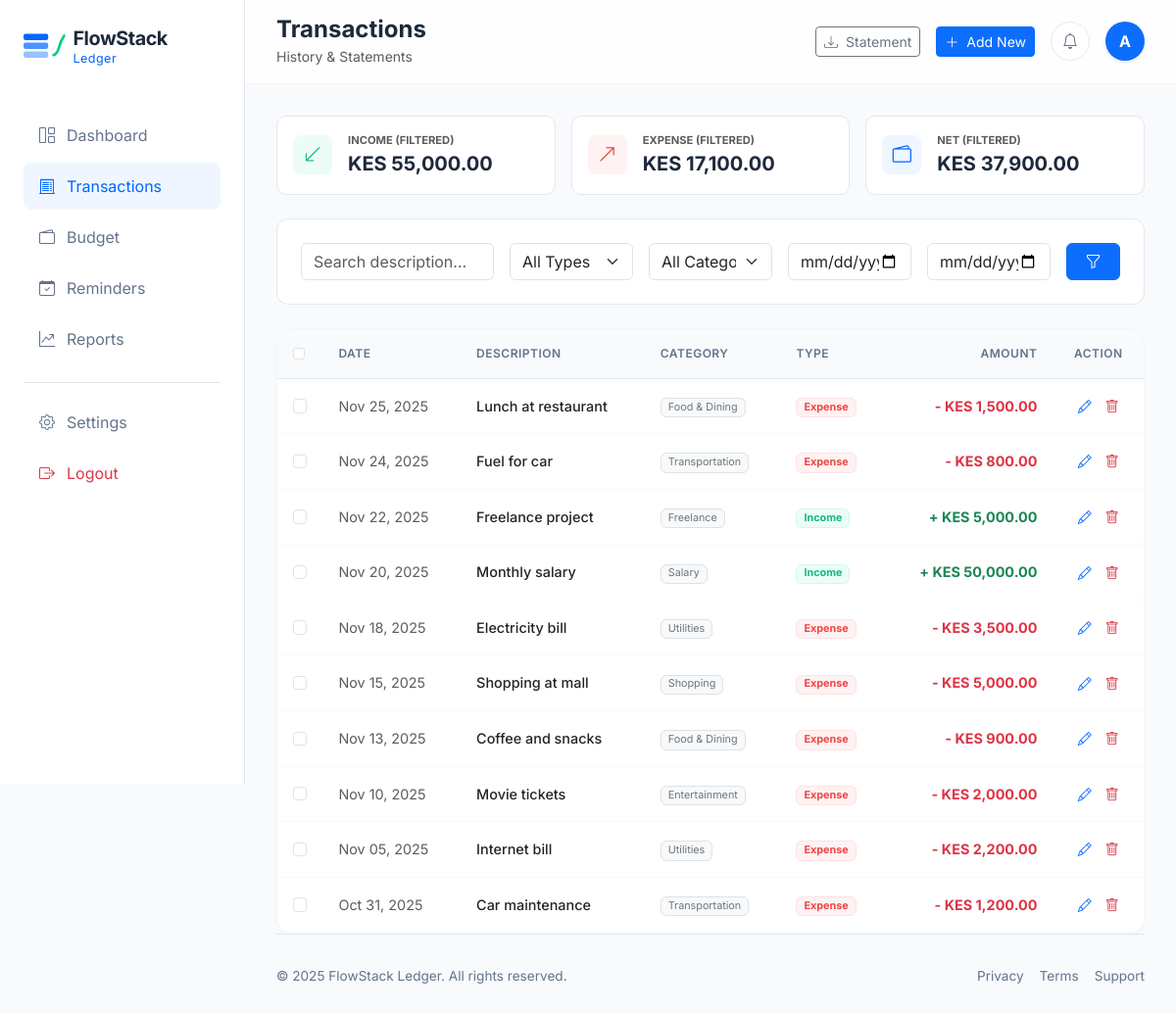
Screenshot of /dashboard/transactions.php (signed in) with the database file from the repository.
### tables this page shows
CREATE TABLE IF NOT EXISTS transactions (
    id INT AUTO_INCREMENT PRIMARY KEY,
    user_id INT NOT NULL,
    category_id INT,
    amount DECIMAL(10, 2) NOT NULL,
    type ENUM('income', 'expense') NOT NULL,
    description VARCHAR(500),
    transaction_date DATE NOT NULL,
    created_at TIMESTAMP DEFAULT CURRENT_TIMESTAMP,
    FOREIGN KEY (user_id) REFERENCES users(id) ON DELETE CASCADE,
    FOREIGN KEY (category_id) REFERENCES categories(id) ON DELETE SET NULL,
    INDEX idx_user_id (user_id),
    INDEX idx_date (transaction_date),
    INDEX idx_type (type),
    INDEX idx_user_date (user_id, transaction_date)
);

CREATE TABLE IF NOT EXISTS categories (
    id INT AUTO_INCREMENT PRIMARY KEY,
    user_id INT NOT NULL,
    name VARCHAR(255) NOT NULL,
    icon VARCHAR(50),
    color VARCHAR(7),
    created_at TIMESTAMP DEFAULT CURRENT_TIMESTAMP,
    FOREIGN KEY (user_id) REFERENCES users(id) ON DELETE CASCADE,
    INDEX idx_user_id (user_id),
    UNIQUE KEY unique_user_category (user_id, name)
);

### dashboard/transactions.php (the view, shortened to what this page needs)
<?php
require_once '../db/db.php';
$user_id = $_SESSION['user_id'];
$username = htmlspecialchars($_SESSION['username']);
function format_kes($amount) { return 'KES ' . number_format($amount, 2); }
$notif_count_query = "SELECT COUNT(*) as count FROM notifications WHERE user_id = ? AND is_read = 0";
$unread_notifs = 0;
$check_notif = $conn->query("SHOW TABLES LIKE 'notifications'");
if ($check_notif && $check_notif->num_rows > 0) {
    if ($stmt = $conn->prepare($notif_count_query)) {
        $stmt->bind_param("i", $user_id);
        if ($stmt->execute()) { $unread_notifs = $stmt->get_result()->fetch_assoc()['count']; }
    }
}
$page = isset($_GET['page']) ? (int)$_GET['page'] : 1;
$limit = 10;
$offset = ($page - 1) * $limit;
$where_clauses = ["t.user_id = ?"];
$params = [$user_id];
$types = "i";
$where_sql = implode(" AND ", $where_clauses);
$query = "SELECT t.*, c.name as category_name FROM transactions t LEFT JOIN categories c ON t.category_id = c.id WHERE $where_sql ORDER BY t.transaction_date DESC, t.id DESC LIMIT ? OFFSET ?";
$params[] = $limit; $params[] = $offset; $types .= "ii";
$stmt = $conn->prepare($query);
$stmt->bind_param($types, ...$params);
$stmt->execute();
$transactions = $stmt->get_result()->fetch_all(MYSQLI_ASSOC);
array_pop($params); array_pop($params); $types_stats = substr($types, 0, -2);
$stats_query = "SELECT SUM(CASE WHEN type='income' THEN amount ELSE 0 END) as total_income, SUM(CASE WHEN type='expense' THEN amount ELSE 0 END) as total_expense FROM transactions t WHERE $where_sql";
$stmt = $conn->prepare($stats_query);
$stmt->bind_param($types_stats, ...$params);
$stmt->execute();
$stats = $stmt->get_result()->fetch_assoc();
?>
<!DOCTYPE html>
<html lang="en">
<head>
    <link href="https://cdn.jsdelivr.net/npm/bootstrap@5.3.0/dist/css/bootstrap.min.css" rel="stylesheet">
    <link rel="stylesheet" href="https://cdn.jsdelivr.net/npm/bootstrap-icons@1.11.0/font/bootstrap-icons.css">
</head>
<body>
    <nav class="sidebar">
        <a href="index.php" class="brand">
            <svg width="180" height="50" viewBox="0 0 200 50" fill="none" xmlns="http://www.w3.org/2000/svg">
                <g transform="translate(56, 0)"><text x="0" y="22" font-family="'Inter', sans-serif" font-weight="700" font-size="22" fill="#1e293b" letter-spacing="-0.5">FlowStack</text><text x="0" y="42" font-family="'Inter', sans-serif" font-weight="400" font-size="14" fill="#0066FF" letter-spacing="0.5">Ledger</text></g>
            </svg>
        </a>
        <div class="nav flex-column mb-3">
            <a href="index.php" class="nav-link"><i class="bi bi-grid-1x2"></i> Dashboard</a>
            <a href="transactions.php" class="nav-link active" style="background: #eff6ff; color: var(--primary-blue);"><i class="bi bi-receipt-cutoff"></i> Transactions</a>
            <a href="budget.php" class="nav-link"><i class="bi bi-wallet2"></i> Budget</a>
            <a href="reminders.php" class="nav-link"><i class="bi bi-calendar-check"></i> Reminders</a>
            <a href="reports.php" class="nav-link"><i class="bi bi-graph-up-arrow"></i> Reports</a>
        </div>
        <div class="border-top pt-3 mt-2">
            <a href="settings.php" class="nav-link"><i class="bi bi-gear"></i> Settings</a>
            <a href="../auth/logout.php" class="nav-link text-danger"><i class="bi bi-box-arrow-right"></i> Logout</a>
        </div>
    </nav>
    <main class="main-content">
        <div class="top-bar d-flex justify-content-between align-items-center">
            <div>
                <h4 class="fw-bold mb-0">Transactions</h4>
                <span class="text-muted small">History & Statements</span>
            </div>
            <div class="d-flex align-items-center gap-3">
                <button class="btn btn-outline-secondary btn-sm" data-bs-toggle="modal" data-bs-target="#exportModal"><i class="bi bi-download me-1"></i> Statement</button>
                <button class="btn btn-primary btn-sm" onclick="window.location.href='index.php#addTransaction'"><i class="bi bi-plus-lg me-1"></i> Add New</button>
                <a href="notifications.php" class="notification-btn">
                    <i class="bi bi-bell"></i>
                    <?php if ($unread_notifs > 0): ?>
                        <span class="notif-badge"><?php echo $unread_notifs > 9 ? '9+' : $unread_notifs; ?></span>
                    <?php endif; ?>
                </a>
                <div class="dropdown">
                    <div class="d-flex align-items-center gap-2" data-bs-toggle="dropdown" aria-expanded="false" style="cursor: pointer;">
                        <div class="rounded-circle bg-primary text-white d-flex align-items-center justify-content-center fw-bold shadow-sm" style="width: 40px; height: 40px; font-size: 1rem;">
                            <?php echo strtoupper(substr($username, 0, 1)); ?>
                        </div>
                    </div>
                </div>
            </div>
        </div>
        <div class="row g-3 mb-4">
            <div class="col-md-4">
                <div class="mini-stat-card"><div class="mini-stat-icon" style="background: #ecfdf5; color: #10b981;"><i class="bi bi-arrow-down-left"></i></div><div><div class="small text-muted fw-bold text-uppercase" style="font-size: 0.7rem;">Income (Filtered)</div><div class="fw-bold fs-5"><?php echo format_kes($stats['total_income']); ?></div></div></div>
            </div>
            <div class="col-md-4">
                <div class="mini-stat-card"><div class="mini-stat-icon" style="background: #fef2f2; color: #ef4444;"><i class="bi bi-arrow-up-right"></i></div><div><div class="small text-muted fw-bold text-uppercase" style="font-size: 0.7rem;">Expense (Filtered)</div><div class="fw-bold fs-5"><?php echo format_kes($stats['total_expense']); ?></div></div></div>
            </div>
            <div class="col-md-4">
                <div class="mini-stat-card"><div class="mini-stat-icon" style="background: #eff6ff; color: #0066FF;"><i class="bi bi-wallet2"></i></div><div><div class="small text-muted fw-bold text-uppercase" style="font-size: 0.7rem;">Net (Filtered)</div><div class="fw-bold fs-5"><?php echo format_kes($stats['total_income'] - $stats['total_expense']); ?></div></div></div>
            </div>
        </div>
        <div class="filter-card">
            <form method="GET" class="row g-3">
                <div class="col-md-3"><input type="text" class="form-control" name="search" placeholder="Search description..." value="<?php echo htmlspecialchars($_GET['search'] ?? ''); ?>"></div>
                <div class="col-md-2"><select class="form-select" name="type"><option value="">All Types</option></select></div>
                <div class="col-md-2"><select class="form-select" name="category"><option value="">All Categories</option></select></div>
                <div class="col-md-2"><input type="date" class="form-control" name="date_from" value="<?php echo $_GET['date_from'] ?? ''; ?>"></div>
                <div class="col-md-2"><input type="date" class="form-control" name="date_to" value="<?php echo $_GET['date_to'] ?? ''; ?>"></div>
                <div class="col-md-1"><button type="submit" class="btn btn-primary w-100"><i class="bi bi-funnel"></i></button></div>
            </form>
        </div>
        <div class="table-card">
            <div class="table-responsive">
                <table class="table table-custom table-hover mb-0">
                    <thead><tr><th style="width: 40px;"><input type="checkbox" class="form-check-input"></th><th>Date</th><th>Description</th><th>Category</th><th>Type</th><th class="text-end">Amount</th><th class="text-center">Action</th></tr></thead>
                    <tbody>
                        <?php if (count($transactions) > 0): ?>
                            <?php foreach ($transactions as $t): ?>
                                <tr>
                                    <td><input type="checkbox" class="form-check-input"></td>
                                    <td class="text-muted"><?php echo date('M d, Y', strtotime($t['transaction_date'])); ?></td>
                                    <td class="fw-medium text-dark">
                                        <?php echo htmlspecialchars($t['description']); ?>
                                    </td>
                                    <td><span class="badge bg-light text-secondary border fw-normal"><?php echo htmlspecialchars($t['category_name'] ?? 'Uncategorized'); ?></span></td>
                                    <td><?php if ($t['type'] == 'income'): ?><span class="badge badge-income">Income</span><?php else: ?><span class="badge badge-expense">Expense</span><?php endif; ?></td>
                                    <td class="text-end fw-bold <?php echo $t['type'] == 'income' ? 'text-success' : 'text-danger'; ?>"><?php echo $t['type'] == 'income' ? '+' : '-'; ?> <?php echo format_kes($t['amount']); ?></td>
                                    <td class="text-center">
                                        <button class="btn btn-link text-primary p-0 btn-sm me-2" onclick="editTransaction(<?php echo $t['id']; ?>)"><i class="bi bi-pencil"></i></button>
                                        <a href="process-delete-transaction.php?id=<?php echo $t['id']; ?>" class="btn btn-link text-danger p-0 btn-sm" onclick="return confirm('Delete this transaction?');"><i class="bi bi-trash"></i></a>
                                    </td>
                                </tr>
                            <?php endforeach; ?>
                        <?php else: ?>
                            <tr><td colspan="7" class="text-center py-5 text-muted">No transactions found matching your filters.</td></tr>
                        <?php endif; ?>
                    </tbody>
                </table>
            </div>
        </div>
        <footer class="footer d-flex justify-content-between align-items-center"><div>&copy; <?php echo date('Y'); ?> FlowStack Ledger. All rights reserved.</div><div class="d-flex gap-3"><a href="privacy.php">Privacy</a><a href="terms.php">Terms</a><a href="support.php">Support</a></div></footer>
    </main>
</body>
</html>

### dashboard/transactions.php (style rules this page uses)
:root { --primary-blue: #0066FF; --bg-color: #F8FAFC; --text-dark: #1e293b; --text-muted: #64748b; }
body { font-family: 'Inter', sans-serif; background-color: var(--bg-color); color: var(--text-dark); }
.sidebar { width: 250px; height: 100vh; background: white; position: fixed; top: 0; left: 0; padding: 1.5rem; border-right: 1px solid #e2e8f0; z-index: 1000; }
.main-content { margin-left: 250px; padding: 2rem; min-height: 100vh; display: flex; flex-direction: column; }
.nav-link { color: var(--text-muted); padding: 0.75rem 1rem; border-radius: 8px; margin-bottom: 0.25rem; display: flex; align-items: center; gap: 12px; text-decoration: none; transition: 0.2s; }
.nav-link:hover, .nav-link.active { background-color: #eff6ff; color: var(--primary-blue); }
.brand { display: block; margin-bottom: 2.5rem; }
.top-bar { background: rgba(255,255,255,0.8); backdrop-filter: blur(10px); padding: 1rem 2rem; margin: -2rem -2rem 2rem -2rem; border-bottom: 1px solid rgba(0,0,0,0.03); position: sticky; top: 0; z-index: 900; }
.notification-btn { position: relative; width: 40px; height: 40px; display: flex; align-items: center; justify-content: center; border-radius: 50%; background: #fff; border: 1px solid #e2e8f0; color: var(--text-muted); transition: all 0.2s; text-decoration: none; }
.notif-badge { position: absolute; top: -2px; right: -2px; background: var(--danger-red); color: white; font-size: 0.65rem; font-weight: 700; min-width: 18px; height: 18px; border-radius: 9px; display: flex; align-items: center; justify-content: center; border: 2px solid #fff; }
.mini-stat-card { background: white; padding: 1rem; border-radius: 10px; border: 1px solid #e2e8f0; display: flex; align-items: center; gap: 1rem; }
.mini-stat-icon { width: 40px; height: 40px; border-radius: 8px; display: flex; align-items: center; justify-content: center; font-size: 1.2rem; }
.filter-card { background: white; border-radius: 12px; border: 1px solid #e2e8f0; padding: 1.5rem; margin-bottom: 1.5rem; }
.table-card { background: white; border-radius: 16px; border: 1px solid #f1f5f9; box-shadow: 0 2px 4px rgba(0,0,0,0.02); overflow: hidden; }
.table-custom thead th { background: #f8fafc; font-size: 0.75rem; text-transform: uppercase; letter-spacing: 0.5px; color: var(--text-muted); font-weight: 600; border-bottom: 1px solid #e2e8f0; padding: 1rem; }
.table-custom tbody td { padding: 1rem; border-bottom: 1px solid #f8fafc; vertical-align: middle; font-size: 0.9rem; }
.badge-income { background: #ecfdf5; color: #10b981; border: 1px solid #d1fae5; }
.badge-expense { background: #fef2f2; color: #ef4444; border: 1px solid #fee2e2; }
.footer { margin-top: auto; padding-top: 2rem; border-top: 1px solid #e2e8f0; color: var(--text-muted); font-size: 0.85rem; }
.footer a { color: var(--text-muted); text-decoration: none; }

### rows the page displays
transactions: transaction_date "Nov 25, 2025", description "Lunch at restaurant", category.name "Food & Dining", type "Expense", amount "KES 1,500.00"
transactions: transaction_date "Nov 24, 2025", description "Fuel for car", category.name "Transportation", type "Expense", amount "KES 800.00"
transactions: transaction_date "Nov 22, 2025", description "Freelance project", category.name "Freelance", type "Income", amount "KES 5,000.00"
transactions: transaction_date "Nov 20, 2025", description "Monthly salary", category.name "Salary", type "Income", amount "KES 50,000.00"
transactions: transaction_date "Nov 18, 2025", description "Electricity bill", category.name "Utilities", type "Expense", amount "KES 3,500.00"
transactions: transaction_date "Nov 15, 2025", description "Shopping at mall", category.name "Shopping", type "Expense", amount "KES 5,000.00"
transactions: transaction_date "Nov 13, 2025", description "Coffee and snacks", category.name "Food & Dining", type "Expense", amount "KES 900.00"
transactions: transaction_date "Nov 10, 2025", description "Movie tickets", category.name "Entertainment", type "Expense", amount "KES 2,000.00"
transactions: transaction_date "Nov 05, 2025", description "Internet bill", category.name "Utilities", type "Expense", amount "KES 2,200.00"
transactions: transaction_date "Oct 31, 2025", description "Car maintenance", category.name "Transportation", type "Expense", amount "KES 1,200.00"

### other values shown
substr($username, 0, 1) "A"
format_kes($stats['total_income']) "KES 55,000.00"
format_kes($stats['total_expense']) "KES 17,100.00"
format_kes($stats['total_income'] - $stats['total_expense']) "KES 37,900.00"
